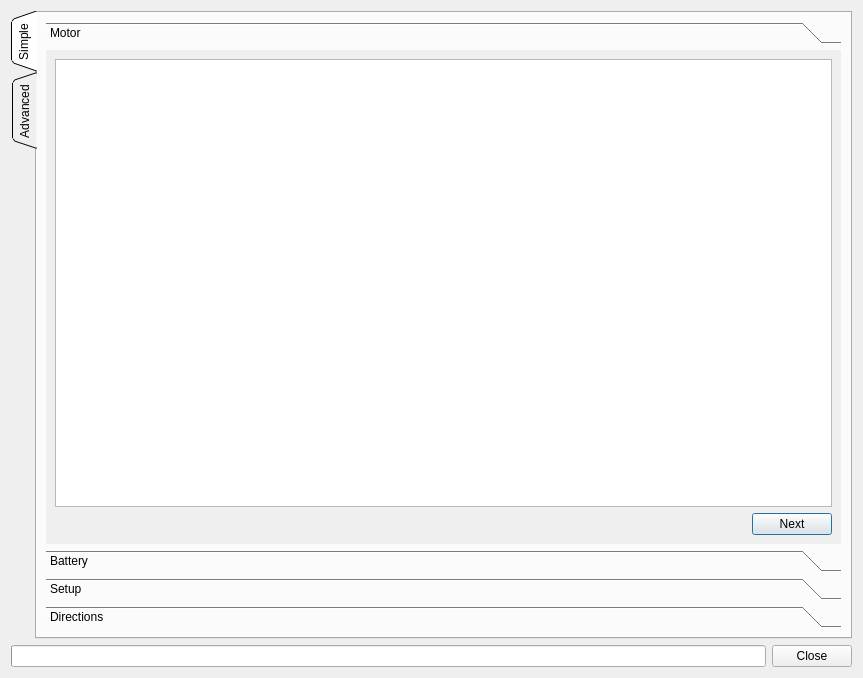
<?xml version="1.0" encoding="UTF-8"?>
<ui version="4.0">
 <class>DetectAllFocDialog</class>
 <widget class="QDialog" name="DetectAllFocDialog">
  <property name="geometry">
   <rect>
    <x>0</x>
    <y>0</y>
    <width>863</width>
    <height>678</height>
   </rect>
  </property>
  <property name="windowTitle">
   <string>Detect FOC Parameters on all ESCs</string>
  </property>
  <layout class="QVBoxLayout" name="verticalLayout_2">
   <item>
    <widget class="QTabWidget" name="tabWidget">
     <property name="tabPosition">
      <enum>QTabWidget::West</enum>
     </property>
     <property name="tabShape">
      <enum>QTabWidget::Triangular</enum>
     </property>
     <property name="currentIndex">
      <number>0</number>
     </property>
     <widget class="QWidget" name="tab">
      <attribute name="icon">
       <iconset resource="../res.qrc">
        <normaloff>:/res/icons/Wizard-96.png</normaloff>:/res/icons/Wizard-96.png</iconset>
      </attribute>
      <attribute name="title">
       <string>Simple</string>
      </attribute>
      <layout class="QVBoxLayout" name="verticalLayout_4">
       <item>
        <widget class="QToolBox" name="simpleSetupBox">
         <property name="frameShape">
          <enum>QFrame::NoFrame</enum>
         </property>
         <property name="currentIndex">
          <number>0</number>
         </property>
         <widget class="QWidget" name="page">
          <property name="geometry">
           <rect>
            <x>0</x>
            <y>0</y>
            <width>796</width>
            <height>481</height>
           </rect>
          </property>
          <attribute name="label">
           <string>Motor</string>
          </attribute>
          <layout class="QVBoxLayout" name="verticalLayout_6">
           <item>
            <widget class="QListWidget" name="motorList"/>
           </item>
           <item>
            <layout class="QHBoxLayout" name="horizontalLayout_4">
             <item>
              <spacer name="horizontalSpacer_3">
               <property name="orientation">
                <enum>Qt::Horizontal</enum>
               </property>
               <property name="sizeHint" stdset="0">
                <size>
                 <width>40</width>
                 <height>20</height>
                </size>
               </property>
              </spacer>
             </item>
             <item>
              <widget class="QPushButton" name="nextMotorButton">
               <property name="text">
                <string>Next</string>
               </property>
               <property name="icon">
                <iconset resource="../res.qrc">
                 <normaloff>:/res/icons/Down-96.png</normaloff>:/res/icons/Down-96.png</iconset>
               </property>
              </widget>
             </item>
            </layout>
           </item>
          </layout>
         </widget>
         <widget class="QWidget" name="page_2">
          <property name="geometry">
           <rect>
            <x>0</x>
            <y>0</y>
            <width>796</width>
            <height>481</height>
           </rect>
          </property>
          <attribute name="label">
           <string>Battery</string>
          </attribute>
          <layout class="QVBoxLayout" name="verticalLayout_5">
           <item>
            <widget class="ParamTable" name="simpleBatteryTab"/>
           </item>
           <item>
            <layout class="QHBoxLayout" name="horizontalLayout_2">
             <item>
              <spacer name="horizontalSpacer">
               <property name="orientation">
                <enum>Qt::Horizontal</enum>
               </property>
               <property name="sizeHint" stdset="0">
                <size>
                 <width>40</width>
                 <height>20</height>
                </size>
               </property>
              </spacer>
             </item>
             <item>
              <widget class="QPushButton" name="prevBattButton">
               <property name="text">
                <string>Previous</string>
               </property>
               <property name="icon">
                <iconset resource="../res.qrc">
                 <normaloff>:/res/icons/Up-96.png</normaloff>:/res/icons/Up-96.png</iconset>
               </property>
              </widget>
             </item>
             <item>
              <widget class="QPushButton" name="nextBattButton">
               <property name="text">
                <string>Next</string>
               </property>
               <property name="icon">
                <iconset resource="../res.qrc">
                 <normaloff>:/res/icons/Down-96.png</normaloff>:/res/icons/Down-96.png</iconset>
               </property>
              </widget>
             </item>
            </layout>
           </item>
          </layout>
         </widget>
         <widget class="QWidget" name="page_3">
          <property name="geometry">
           <rect>
            <x>0</x>
            <y>0</y>
            <width>796</width>
            <height>481</height>
           </rect>
          </property>
          <attribute name="label">
           <string>Setup</string>
          </attribute>
          <layout class="QVBoxLayout" name="simpleSetupPage3Layout">
           <item>
            <widget class="QGroupBox" name="groupBox">
             <property name="title">
              <string>Gear Ratio</string>
             </property>
             <layout class="QVBoxLayout" name="verticalLayout_7">
              <item>
               <widget class="QCheckBox" name="directDriveBox">
                <property name="text">
                 <string>Direct Drive</string>
                </property>
               </widget>
              </item>
              <item>
               <widget class="QSpinBox" name="pulleyMotorBox">
                <property name="prefix">
                 <string>Motor Pulley: </string>
                </property>
                <property name="minimum">
                 <number>1</number>
                </property>
                <property name="maximum">
                 <number>999</number>
                </property>
                <property name="value">
                 <number>13</number>
                </property>
               </widget>
              </item>
              <item>
               <widget class="QSpinBox" name="pulleyWheelBox">
                <property name="prefix">
                 <string>Wheel Pulley: </string>
                </property>
                <property name="minimum">
                 <number>1</number>
                </property>
                <property name="maximum">
                 <number>999</number>
                </property>
                <property name="value">
                 <number>36</number>
                </property>
               </widget>
              </item>
             </layout>
            </widget>
           </item>
           <item>
            <widget class="QGroupBox" name="wheelDiameterBox">
             <property name="title">
              <string>Wheel Diameter</string>
             </property>
            </widget>
           </item>
           <item>
            <spacer name="verticalSpacer">
             <property name="orientation">
              <enum>Qt::Vertical</enum>
             </property>
             <property name="sizeHint" stdset="0">
              <size>
               <width>20</width>
               <height>129</height>
              </size>
             </property>
            </spacer>
           </item>
           <item>
            <layout class="QHBoxLayout" name="horizontalLayout_3">
             <item>
              <spacer name="horizontalSpacer_2">
               <property name="orientation">
                <enum>Qt::Horizontal</enum>
               </property>
               <property name="sizeHint" stdset="0">
                <size>
                 <width>40</width>
                 <height>20</height>
                </size>
               </property>
              </spacer>
             </item>
             <item>
              <widget class="QPushButton" name="prevSetupButton">
               <property name="text">
                <string>Previous</string>
               </property>
               <property name="icon">
                <iconset resource="../res.qrc">
                 <normaloff>:/res/icons/Up-96.png</normaloff>:/res/icons/Up-96.png</iconset>
               </property>
              </widget>
             </item>
             <item>
              <widget class="QPushButton" name="runNoCanButton">
               <property name="text">
                <string>Run Detection (no CAN)</string>
               </property>
               <property name="icon">
                <iconset resource="../res.qrc">
                 <normaloff>:/res/icons/Circled Play-96.png</normaloff>:/res/icons/Circled Play-96.png</iconset>
               </property>
              </widget>
             </item>
             <item>
              <widget class="QPushButton" name="runButton">
               <property name="sizePolicy">
                <sizepolicy hsizetype="Fixed" vsizetype="Fixed">
                 <horstretch>0</horstretch>
                 <verstretch>0</verstretch>
                </sizepolicy>
               </property>
               <property name="text">
                <string>Run Detection</string>
               </property>
               <property name="icon">
                <iconset resource="../res.qrc">
                 <normaloff>:/res/icons/Circled Play-96.png</normaloff>:/res/icons/Circled Play-96.png</iconset>
               </property>
              </widget>
             </item>
            </layout>
           </item>
          </layout>
         </widget>
         <widget class="QWidget" name="page_4">
          <property name="geometry">
           <rect>
            <x>0</x>
            <y>0</y>
            <width>796</width>
            <height>481</height>
           </rect>
          </property>
          <attribute name="label">
           <string>Directions</string>
          </attribute>
          <layout class="QVBoxLayout" name="verticalLayout_8">
           <item>
            <widget class="DirSetup" name="dirSetup" native="true">
             <property name="sizePolicy">
              <sizepolicy hsizetype="Preferred" vsizetype="MinimumExpanding">
               <horstretch>0</horstretch>
               <verstretch>0</verstretch>
              </sizepolicy>
             </property>
            </widget>
           </item>
           <item>
            <layout class="QHBoxLayout" name="horizontalLayout_5">
             <item>
              <spacer name="horizontalSpacer_4">
               <property name="orientation">
                <enum>Qt::Horizontal</enum>
               </property>
               <property name="sizeHint" stdset="0">
                <size>
                 <width>40</width>
                 <height>20</height>
                </size>
               </property>
              </spacer>
             </item>
             <item>
              <widget class="QPushButton" name="prevDirButton">
               <property name="text">
                <string>Previous</string>
               </property>
               <property name="icon">
                <iconset resource="../res.qrc">
                 <normaloff>:/res/icons/Up-96.png</normaloff>:/res/icons/Up-96.png</iconset>
               </property>
              </widget>
             </item>
             <item>
              <widget class="QPushButton" name="finishButton">
               <property name="text">
                <string>Finish</string>
               </property>
               <property name="icon">
                <iconset resource="../res.qrc">
                 <normaloff>:/res/icons/Ok-96.png</normaloff>:/res/icons/Ok-96.png</iconset>
               </property>
              </widget>
             </item>
            </layout>
           </item>
          </layout>
         </widget>
        </widget>
       </item>
      </layout>
     </widget>
     <widget class="QWidget" name="tab_2">
      <attribute name="icon">
       <iconset resource="../res.qrc">
        <normaloff>:/res/icons/Horizontal Settings Mixer-96.png</normaloff>:/res/icons/Horizontal Settings Mixer-96.png</iconset>
      </attribute>
      <attribute name="title">
       <string>Advanced</string>
      </attribute>
      <layout class="QVBoxLayout" name="verticalLayout_3">
       <item>
        <widget class="QWidget" name="settingsBox" native="true">
         <layout class="QVBoxLayout" name="verticalLayout">
          <property name="spacing">
           <number>2</number>
          </property>
          <property name="leftMargin">
           <number>3</number>
          </property>
          <property name="topMargin">
           <number>3</number>
          </property>
          <property name="rightMargin">
           <number>3</number>
          </property>
          <property name="bottomMargin">
           <number>3</number>
          </property>
          <item>
           <widget class="QDoubleSpinBox" name="maxPowerLossBox">
            <property name="toolTip">
             <string>Acceptable motor power loss to derive current limits from.</string>
            </property>
            <property name="prefix">
             <string>Max Power Loss: </string>
            </property>
            <property name="suffix">
             <string> W</string>
            </property>
            <property name="decimals">
             <number>1</number>
            </property>
            <property name="maximum">
             <double>99999.000000000000000</double>
            </property>
            <property name="value">
             <double>50.000000000000000</double>
            </property>
           </widget>
          </item>
          <item>
           <widget class="QLabel" name="label">
            <property name="text">
             <string>&lt;html&gt;&lt;head/&gt;&lt;body&gt;&lt;p&gt;&lt;span style=&quot; font-weight:600;&quot;&gt;Note&lt;/span&gt;: Leave below parameters at 0 for default values&lt;/p&gt;&lt;/body&gt;&lt;/html&gt;</string>
            </property>
           </widget>
          </item>
          <item>
           <widget class="QDoubleSpinBox" name="currentInMinBox">
            <property name="enabled">
             <bool>true</bool>
            </property>
            <property name="prefix">
             <string>Current In Min: </string>
            </property>
            <property name="suffix">
             <string> A</string>
            </property>
            <property name="decimals">
             <number>1</number>
            </property>
            <property name="minimum">
             <double>-9999.000000000000000</double>
            </property>
            <property name="maximum">
             <double>0.000000000000000</double>
            </property>
           </widget>
          </item>
          <item>
           <widget class="QDoubleSpinBox" name="currentInMaxBox">
            <property name="enabled">
             <bool>true</bool>
            </property>
            <property name="prefix">
             <string>Current In Max: </string>
            </property>
            <property name="suffix">
             <string> A</string>
            </property>
            <property name="decimals">
             <number>1</number>
            </property>
            <property name="maximum">
             <double>9999.000000000000000</double>
            </property>
           </widget>
          </item>
          <item>
           <widget class="QDoubleSpinBox" name="openloopErpmBox">
            <property name="enabled">
             <bool>true</bool>
            </property>
            <property name="prefix">
             <string>Openloop ERPM: </string>
            </property>
            <property name="decimals">
             <number>1</number>
            </property>
            <property name="maximum">
             <double>999999.000000000000000</double>
            </property>
           </widget>
          </item>
          <item>
           <widget class="QDoubleSpinBox" name="sensorlessErpmBox">
            <property name="enabled">
             <bool>true</bool>
            </property>
            <property name="prefix">
             <string>Sensorless ERPM: </string>
            </property>
            <property name="decimals">
             <number>1</number>
            </property>
            <property name="maximum">
             <double>999999.000000000000000</double>
            </property>
           </widget>
          </item>
         </layout>
        </widget>
       </item>
       <item>
        <widget class="ParamTable" name="paramTab"/>
       </item>
       <item>
        <widget class="QPushButton" name="runAdvancedButton">
         <property name="text">
          <string>Run Detection</string>
         </property>
         <property name="icon">
          <iconset resource="../res.qrc">
           <normaloff>:/res/icons/Circled Play-96.png</normaloff>:/res/icons/Circled Play-96.png</iconset>
         </property>
        </widget>
       </item>
      </layout>
     </widget>
    </widget>
   </item>
   <item>
    <layout class="QHBoxLayout" name="horizontalLayout">
     <item>
      <widget class="QProgressBar" name="progressBar">
       <property name="value">
        <number>0</number>
       </property>
       <property name="format">
        <string/>
       </property>
      </widget>
     </item>
     <item>
      <widget class="QPushButton" name="closeButton">
       <property name="text">
        <string>Close</string>
       </property>
      </widget>
     </item>
    </layout>
   </item>
  </layout>
 </widget>
 <customwidgets>
  <customwidget>
   <class>ParamTable</class>
   <extends>QTableWidget</extends>
   <header>widgets/paramtable.h</header>
  </customwidget>
  <customwidget>
   <class>DirSetup</class>
   <extends>QWidget</extends>
   <header>widgets/dirsetup.h</header>
   <container>1</container>
  </customwidget>
 </customwidgets>
 <resources>
  <include location="../res.qrc"/>
 </resources>
 <connections>
  <connection>
   <sender>runAdvancedButton</sender>
   <signal>clicked()</signal>
   <receiver>runButton</receiver>
   <slot>click()</slot>
   <hints>
    <hint type="sourcelabel">
     <x>419</x>
     <y>624</y>
    </hint>
    <hint type="destinationlabel">
     <x>832</x>
     <y>583</y>
    </hint>
   </hints>
  </connection>
  <connection>
   <sender>finishButton</sender>
   <signal>clicked()</signal>
   <receiver>closeButton</receiver>
   <slot>click()</slot>
   <hints>
    <hint type="sourcelabel">
     <x>805</x>
     <y>604</y>
    </hint>
    <hint type="destinationlabel">
     <x>844</x>
     <y>656</y>
    </hint>
   </hints>
  </connection>
 </connections>
</ui>
